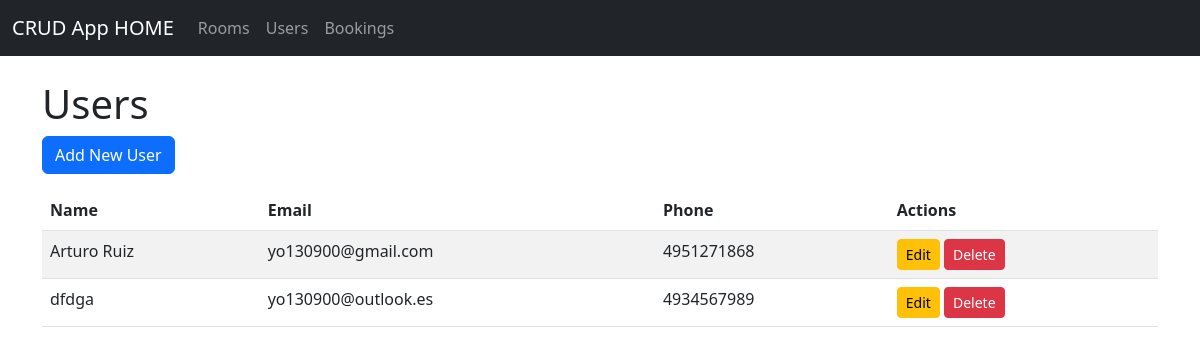
/users/, run on an earlier commit of the app's database.
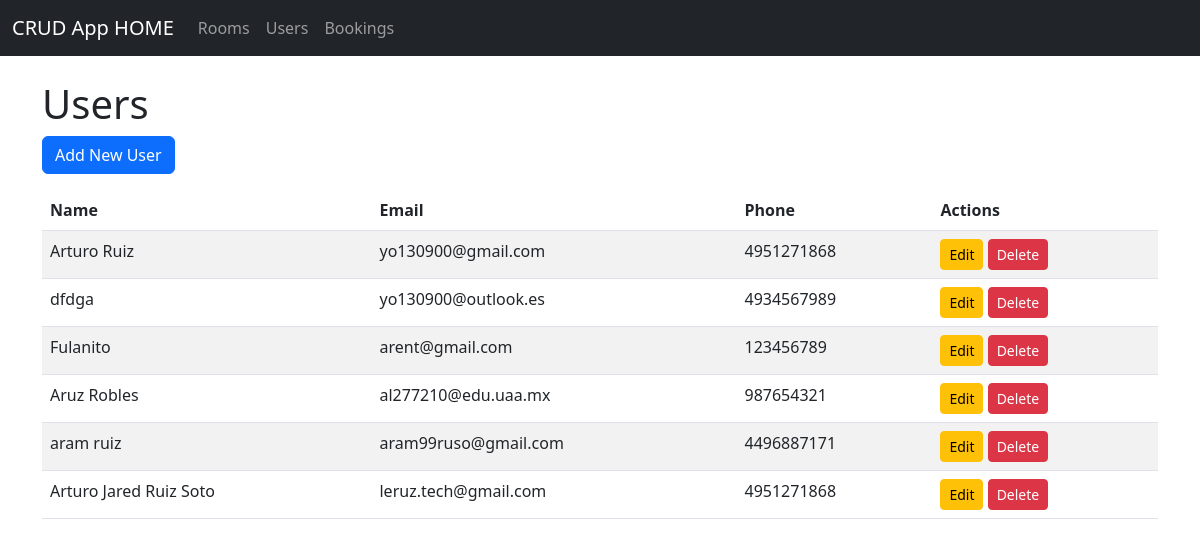
And on a later commit of the database.
### app/models.py (models this page shows, shortened)
class User(models.Model):
    name = models.CharField(max_length=100)
    email = models.EmailField(unique=True)
    phone = models.CharField(max_length=20, blank=True, null=True)
    class Meta:
        db_table = 'user'

### app/views.py (the view)
# urls.py: path('users/', UserListView.as_view(), name='user_list'),
class UserListView(View):
    def get(self, request):
        users = User.objects.all()
        return render(request, 'app/users_list.html', {'users': users})

### app/templates/app/users_list.html (shortened to what this page needs)
{% extends 'app/base.html' %}
{% block content %}
<h1>Users</h1>
<a href="{% url 'user_create' %}" class="btn btn-primary mb-3">Add New User</a>
<table class="table table-striped">
    <thead>
        <tr>
            <th>Name</th>
            <th>Email</th>
            <th>Phone</th>
            <th>Actions</th>
        </tr>
    </thead>
    <tbody>
        {% for user in users %}
        <tr>
            <td>{{ user.name }}</td>
            <td>{{ user.email }}</td>
            <td>{{ user.phone }}</td>
            <td>
                <a href="{% url 'user_update' user.pk %}" class="btn btn-warning btn-sm">Edit</a>
                <a href="{% url 'user_delete' user.pk %}" class="btn btn-danger btn-sm">Delete</a>
            </td>
        </tr>
        {% endfor %}
    </tbody>
</table>
{% endblock %}

What changed in the data, as far as the page shows it:
added User: name "Fulanito", email "arent@gmail.com", phone "123456789"
added User: name "Aruz Robles", email "al277210@edu.uaa.mx", phone "987654321"
added User: name "aram ruiz", email "aram99ruso@gmail.com", phone "4496887171"
added User: name "Arturo Jared Ruiz Soto", email "leruz.tech@gmail.com", phone "4951271868"
